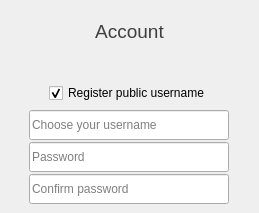
                  <widget class="QWidget" name="accountSectionOuterWidget" native="true">
                   <layout class="QVBoxLayout" name="verticalLayout_2">
                    <property name="spacing">
                     <number>3</number>
                    </property>
                    <property name="leftMargin">
                     <number>0</number>
                    </property>
                    <property name="topMargin">
                     <number>0</number>
                    </property>
                    <property name="rightMargin">
                     <number>0</number>
                    </property>
                    <property name="bottomMargin">
                     <number>0</number>
                    </property>
                    <item>
                     <spacer name="verticalSpacer_8">
                      <property name="orientation">
                       <enum>Qt::Vertical</enum>
                      </property>
                      <property name="sizeType">
                       <enum>QSizePolicy::Fixed</enum>
                      </property>
                      <property name="sizeHint" stdset="0">
                       <size>
                        <width>20</width>
                        <height>20</height>
                       </size>
                      </property>
                     </spacer>
                    </item>
                    <item>
                     <widget class="QLabel" name="accountSectionLabel">
                      <property name="font">
                       <font>
                        <pointsize>14</pointsize>
                       </font>
                      </property>
                      <property name="styleSheet">
                       <string notr="true">color: rgb(63, 63, 63)</string>
                      </property>
                      <property name="text">
                       <string>Account</string>
                      </property>
                      <property name="alignment">
                       <set>Qt::AlignCenter</set>
                      </property>
                     </widget>
                    </item>
                    <item>
                     <widget class="QWidget" name="accountSectionInnerWidget" native="true">
                      <property name="styleSheet">
                       <string notr="true"/>
                      </property>
                      <layout class="QVBoxLayout" name="verticalLayout_9">
                       <property name="topMargin">
                        <number>0</number>
                       </property>
                       <item>
                        <layout class="QGridLayout" name="gridLayout_6">
                         <property name="topMargin">
                          <number>0</number>
                         </property>
                         <item row="0" column="0">
                          <widget class="QWidget" name="verticalWidget1" native="true">
                           <property name="sizePolicy">
                            <sizepolicy hsizetype="Fixed" vsizetype="MinimumExpanding">
                             <horstretch>0</horstretch>
                             <verstretch>0</verstretch>
                            </sizepolicy>
                           </property>
                           <layout class="QVBoxLayout" name="verticalLayout_11">
                            <property name="spacing">
                             <number>2</number>
                            </property>
                            <property name="leftMargin">
                             <number>0</number>
                            </property>
                            <property name="topMargin">
                             <number>0</number>
                            </property>
                            <property name="rightMargin">
                             <number>0</number>
                            </property>
                            <property name="bottomMargin">
                             <number>0</number>
                            </property>
                            <item>
                             <widget class="QWidget" name="infoWidget" native="true">
                              <property name="sizePolicy">
                               <sizepolicy hsizetype="Preferred" vsizetype="MinimumExpanding">
                                <horstretch>0</horstretch>
                                <verstretch>0</verstretch>
                               </sizepolicy>
                              </property>
                              <property name="minimumSize">
                               <size>
                                <width>0</width>
                                <height>30</height>
                               </size>
                              </property>
                              <property name="maximumSize">
                               <size>
                                <width>16777215</width>
                                <height>16777215</height>
                               </size>
                              </property>
                              <layout class="QHBoxLayout" name="horizontalLayout_8">
                               <property name="spacing">
                                <number>0</number>
                               </property>
                               <property name="leftMargin">
                                <number>0</number>
                               </property>
                               <property name="topMargin">
                                <number>0</number>
                               </property>
                               <property name="rightMargin">
                                <number>0</number>
                               </property>
                               <property name="bottomMargin">
                                <number>0</number>
                               </property>
                               <item>
                                <spacer name="horizontalSpacer_9">
                                 <property name="orientation">
                                  <enum>Qt::Horizontal</enum>
                                 </property>
                                 <property name="sizeHint" stdset="0">
                                  <size>
                                   <width>40</width>
                                   <height>20</height>
                                  </size>
                                 </property>
                                </spacer>
                               </item>
                               <item>
                                <widget class="QLabel" name="infoLabel">
                                 <property name="font">
                                  <font>
                                   <pointsize>12</pointsize>
                                  </font>
                                 </property>
                                 <property name="text">
                                  <string/>
                                 </property>
                                 <property name="alignment">
                                  <set>Qt::AlignCenter</set>
                                 </property>
                                 <property name="wordWrap">
                                  <bool>true</bool>
                                 </property>
                                </widget>
                               </item>
                               <item>
                                <spacer name="horizontalSpacer_10">
                                 <property name="orientation">
                                  <enum>Qt::Horizontal</enum>
                                 </property>
                                 <property name="sizeHint" stdset="0">
                                  <size>
                                   <width>40</width>
                                   <height>20</height>
                                  </size>
                                 </property>
                                </spacer>
                               </item>
                              </layout>
                             </widget>
                            </item>
                            <item>
                             <widget class="QWidget" name="signUpWidget" native="true">
                              <property name="sizePolicy">
                               <sizepolicy hsizetype="Preferred" vsizetype="MinimumExpanding">
                                <horstretch>0</horstretch>
                                <verstretch>0</verstretch>
                               </sizepolicy>
                              </property>
                              <property name="minimumSize">
                               <size>
                                <width>0</width>
                                <height>30</height>
                               </size>
                              </property>
                              <property name="maximumSize">
                               <size>
                                <width>16777215</width>
                                <height>16777215</height>
                               </size>
                              </property>
                              <layout class="QHBoxLayout" name="horizontalLayout_7">
                               <property name="spacing">
                                <number>0</number>
                               </property>
                               <property name="leftMargin">
                                <number>0</number>
                               </property>
                               <property name="topMargin">
                                <number>0</number>
                               </property>
                               <property name="rightMargin">
                                <number>0</number>
                               </property>
                               <property name="bottomMargin">
                                <number>0</number>
                               </property>
                               <item>
                                <spacer name="horizontalSpacer_2">
                                 <property name="orientation">
                                  <enum>Qt::Horizontal</enum>
                                 </property>
                                 <property name="sizeHint" stdset="0">
                                  <size>
                                   <width>40</width>
                                   <height>20</height>
                                  </size>
                                 </property>
                                </spacer>
                               </item>
                               <item>
                                <widget class="QCheckBox" name="signUpCheckbox">
                                 <property name="minimumSize">
                                  <size>
                                   <width>0</width>
                                   <height>30</height>
                                  </size>
                                 </property>
                                 <property name="toolTip">
                                  <string>Register your username.
This will reserve the username so that only you can use it.
Your friends will be able to call you with your usename
instead of using your ID.</string>
                                 </property>
                                 <property name="accessibleName">
                                  <string>Public username checkbox</string>
                                 </property>
                                 <property name="accessibleDescription">
                                  <string>Checkbox selecting if the user wants a public username</string>
                                 </property>
                                 <property name="text">
                                  <string>Register public username</string>
                                 </property>
                                 <property name="checked">
                                  <bool>true</bool>
                                 </property>
                                </widget>
                               </item>
                               <item>
                                <spacer name="horizontalSpacer_4">
                                 <property name="orientation">
                                  <enum>Qt::Horizontal</enum>
                                 </property>
                                 <property name="sizeHint" stdset="0">
                                  <size>
                                   <width>40</width>
                                   <height>20</height>
                                  </size>
                                 </property>
                                </spacer>
                               </item>
                              </layout>
                             </widget>
                            </item>
                            <item>
                             <widget class="QWidget" name="usernameWidget" native="true">
                              <property name="sizePolicy">
                               <sizepolicy hsizetype="Preferred" vsizetype="MinimumExpanding">
                                <horstretch>0</horstretch>
                                <verstretch>0</verstretch>
                               </sizepolicy>
                              </property>
                              <property name="minimumSize">
                               <size>
                                <width>0</width>
                                <height>30</height>
                               </size>
                              </property>
                              <property name="maximumSize">
                               <size>
                                <width>16777215</width>
                                <height>16777215</height>
                               </size>
                              </property>
                              <layout class="QHBoxLayout" name="usernameLayout">
                               <property name="spacing">
                                <number>0</number>
                               </property>
                               <property name="leftMargin">
                                <number>0</number>
                               </property>
                               <property name="topMargin">
                                <number>0</number>
                               </property>
                               <property name="rightMargin">
                                <number>0</number>
                               </property>
                               <property name="bottomMargin">
                                <number>0</number>
                               </property>
                               <item>
                                <widget class="QLineEdit" name="usernameEdit">
                                 <property name="minimumSize">
                                  <size>
                                   <width>200</width>
                                   <height>30</height>
                                  </size>
                                 </property>
                                 <property name="maximumSize">
                                  <size>
                                   <width>200</width>
                                   <height>16777215</height>
                                  </size>
                                 </property>
                                 <property name="font">
                                  <font>
                                   <pointsize>9</pointsize>
                                  </font>
                                 </property>
                                 <property name="toolTip">
                                  <string>Public username edit</string>
                                 </property>
                                 <property name="accessibleName">
                                  <string/>
                                 </property>
                                 <property name="placeholderText">
                                  <string>Choose your username</string>
                                 </property>
                                 <property name="clearButtonEnabled">
                                  <bool>true</bool>
                                 </property>
                                </widget>
                               </item>
                              </layout>
                             </widget>
                            </item>
                            <item>
                             <widget class="QWidget" name="passWidget" native="true">
                              <property name="sizePolicy">
                               <sizepolicy hsizetype="Preferred" vsizetype="MinimumExpanding">
                                <horstretch>0</horstretch>
                                <verstretch>0</verstretch>
                               </sizepolicy>
                              </property>
                              <property name="minimumSize">
                               <size>
                                <width>0</width>
                                <height>30</height>
                               </size>
                              </property>
                              <property name="maximumSize">
                               <size>
                                <width>16777215</width>
                                <height>16777215</height>
                               </size>
                              </property>
                              <layout class="QHBoxLayout" name="passLayout">
                               <property name="spacing">
                                <number>0</number>
                               </property>
                               <property name="leftMargin">
                                <number>0</number>
                               </property>
                               <property name="topMargin">
                                <number>0</number>
                               </property>
                               <property name="rightMargin">
                                <number>0</number>
                               </property>
                               <property name="bottomMargin">
                                <number>0</number>
                               </property>
                               <item>
                                <widget class="QLineEdit" name="passwordEdit">
                                 <property name="minimumSize">
                                  <size>
                                   <width>200</width>
                                   <height>30</height>
                                  </size>
                                 </property>
                                 <property name="maximumSize">
                                  <size>
                                   <width>200</width>
                                   <height>16777215</height>
                                  </size>
                                 </property>
                                 <property name="font">
                                  <font>
                                   <pointsize>9</pointsize>
                                  </font>
                                 </property>
                                 <property name="toolTip">
                                  <string>Password text input</string>
                                 </property>
                                 <property name="accessibleName">
                                  <string/>
                                 </property>
                                 <property name="accessibleDescription">
                                  <string>Password text entry</string>
                                 </property>
                                 <property name="echoMode">
                                  <enum>QLineEdit::Password</enum>
                                 </property>
                                 <property name="placeholderText">
                                  <string>Password</string>
                                 </property>
                                 <property name="clearButtonEnabled">
                                  <bool>false</bool>
                                 </property>
                                </widget>
                               </item>
                              </layout>
                             </widget>
                            </item>
                            <item>
                             <widget class="QWidget" name="confPassWidget" native="true">
                              <property name="sizePolicy">
                               <sizepolicy hsizetype="Preferred" vsizetype="MinimumExpanding">
                                <horstretch>0</horstretch>
                                <verstretch>0</verstretch>
                               </sizepolicy>
                              </property>
                              <property name="minimumSize">
                               <size>
                                <width>0</width>
                                <height>30</height>
                               </size>
                              </property>
                              <property name="maximumSize">
                               <size>
                                <width>16777215</width>
                                <height>16777215</height>
                               </size>
                              </property>
                              <layout class="QHBoxLayout" name="confirmPassLabel">
                               <property name="spacing">
                                <number>0</number>
                               </property>
                               <property name="leftMargin">
                                <number>0</number>
                               </property>
                               <property name="topMargin">
                                <number>0</number>
                               </property>
                               <property name="rightMargin">
                                <number>0</number>
                               </property>
                               <property name="bottomMargin">
                                <number>0</number>
                               </property>
                               <item>
                                <widget class="QLineEdit" name="confirmPasswordEdit">
                                 <property name="minimumSize">
                                  <size>
                                   <width>200</width>
                                   <height>30</height>
                                  </size>
                                 </property>
                                 <property name="maximumSize">
                                  <size>
                                   <width>200</width>
                                   <height>16777215</height>
                                  </size>
                                 </property>
                                 <property name="font">
                                  <font>
                                   <pointsize>9</pointsize>
                                  </font>
                                 </property>
                                 <property name="toolTip">
                                  <string>Password confirmation text input</string>
                                 </property>
                                 <property name="accessibleName">
                                  <string/>
                                 </property>
                                 <property name="accessibleDescription">
                                  <string>Password confirmation text input</string>
                                 </property>
                                 <property name="echoMode">
                                  <enum>QLineEdit::Password</enum>
                                 </property>
                                 <property name="placeholderText">
                                  <string>Confirm password</string>
                                 </property>
                                 <property name="clearButtonEnabled">
                                  <bool>false</bool>
                                 </property>
                                </widget>
                               </item>
                              </layout>
                             </widget>
                            </item>
                           </layout>
                          </widget>
                         </item>
                        </layout>
                       </item>
                      </layout>
                     </widget>
                    </item>
                   </layout>
                  </widget>
